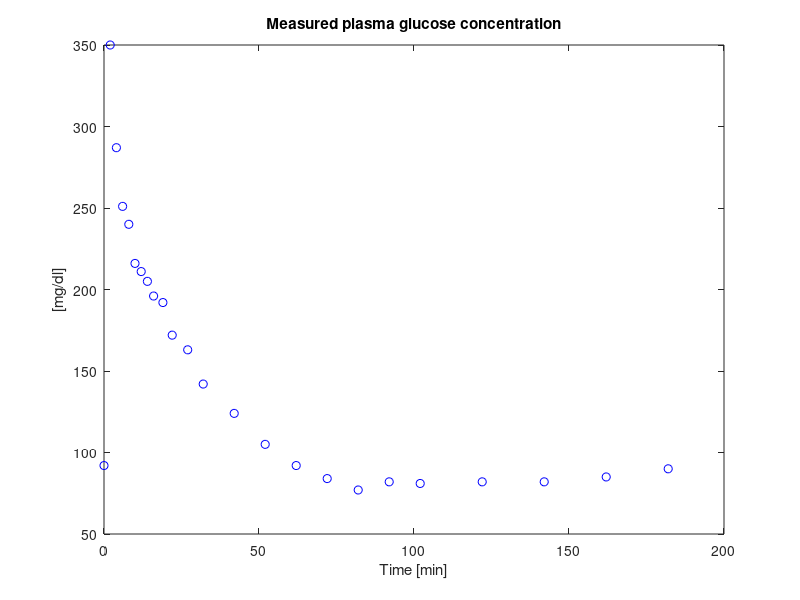
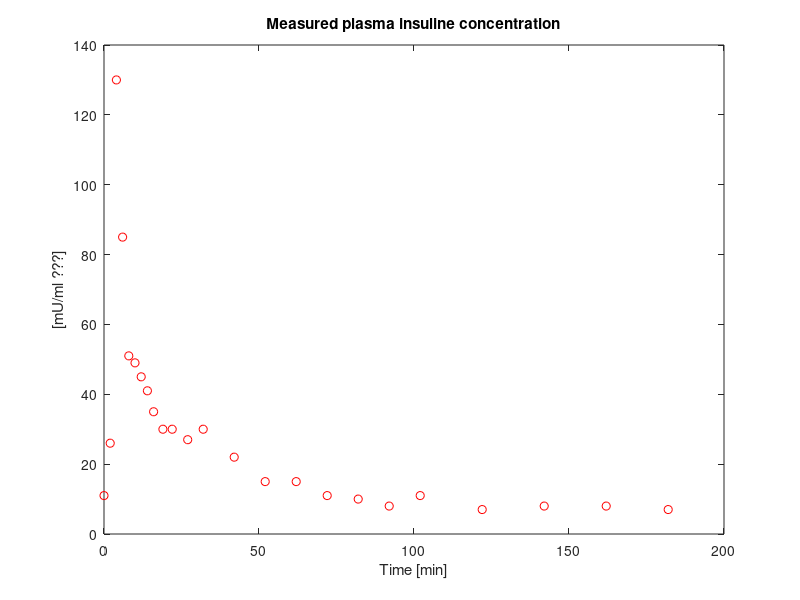

MATLAB code for these plots, in order: (Note: this script raises an error after producing the figures.)
% Lezione n. 10 05/04/2022

% Load data from .mat file
load("experimental_data.mat")
% data tgi
% time - glucose - insuline
% plot figure Time [min] vs glucose
time=tgi(:,1);
glucose=tgi(:,2);
insuline=tgi(:,3);

figure;
plot(time,glucose,'ob');
xlabel('Time [min]')
ylabel('[mg/dl]')
title('Measured plasma glucose concentration')
figure;
plot(time,insuline,'or');
xlabel('Time [min]')
title('Measured plasma insuline concentration')
ylabel('[mU/ml ???]')

%%
% abbiamo estratto le quantità I(t) 
% calcolare G(t) e X(t)

% parametri:

G0=279; % [mg/dl]
x0=0;
Gb=93; % baseline glucose concentration
Ib=11;
Sg=2.6E-2;
k=0.025;
Si=5.0e-4; % insuline sensititivty
%%
parameters=[Sg,Gb,k,Ib,Si]; % insert all the parameters inside a vector
% call ODE45 by passing odefnc() 
% passe odefnc() with t,y and insuline (must be interpolated)
% and time (from tgi variable) and parameters vector
% use span time as a [init final] and not all the time vector
% so ODE45 estimates y in t value by itself 
% and not in the same value of the time variabile
% So, using time variabile ODE return y with 24 components
% using [time(1) time(end)] ODE45 return y in 69 components

[t,y] = ode45(@(t,y) odefcn(t,y,insuline,time,parameters), [time(1), time(end)],[G0,x0]);

figure;
plot(t,y(:,1),'-r')
hold on
plot(time,glucose,'ob')
legend({'Solved', 'Measured'})
title('Glucose')
xlabel('Time[min]')
ylabel('[mg/dl]')
figure;
plot(t,y(:,2))
title('Effective insuline')


